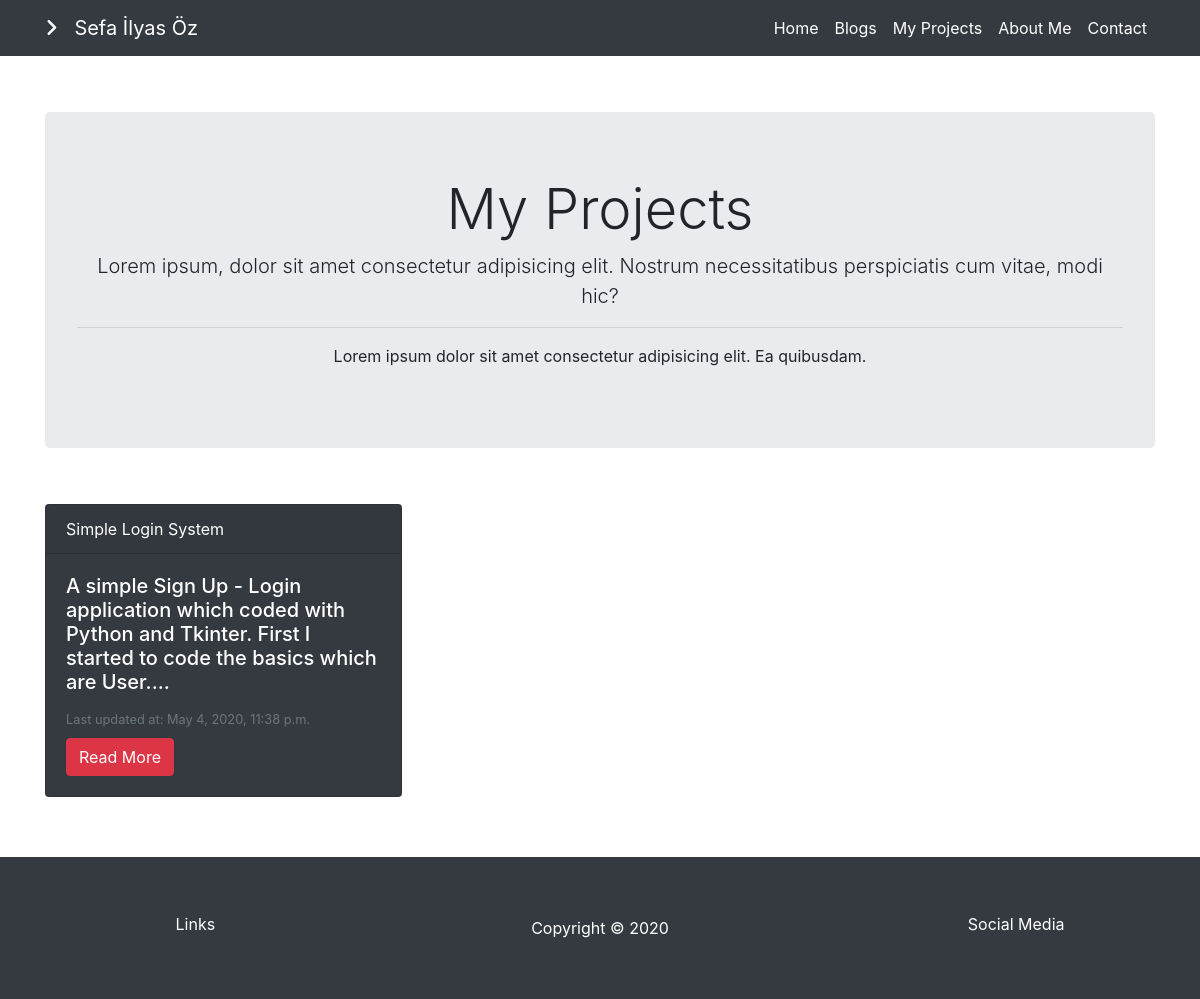
The app's page /projects/, older data.
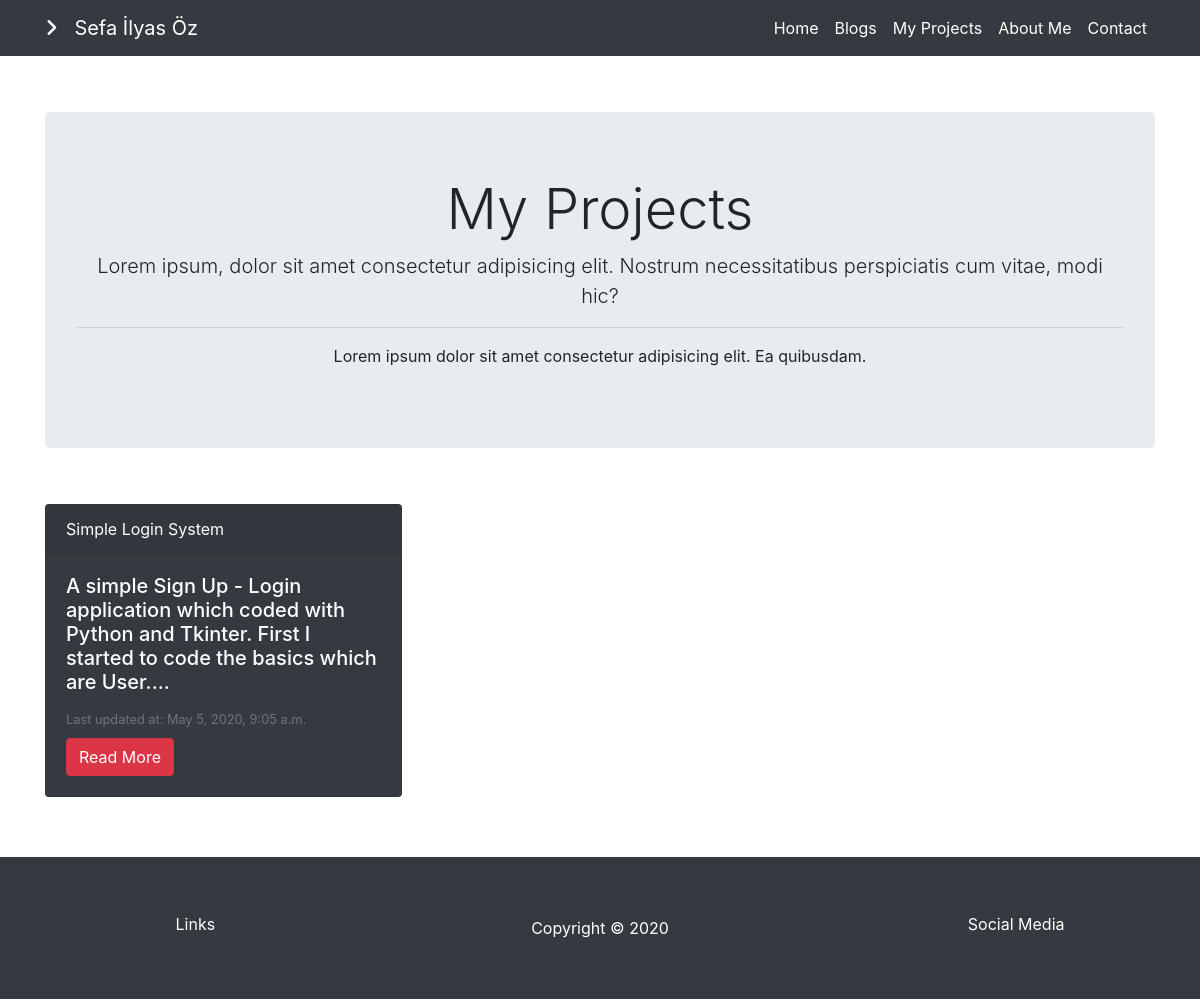
The same page, newer data.
### projects/models.py (models this page shows, shortened)
class Project(models.Model):
    STATUS = (
        ('Yayında', 'Yayında'),
        ('Yeni', 'Yeni'),
        ('Kaldırıldı', 'Kaldırıldı'),
    )
    title = models.CharField(blank=True, max_length=250, verbose_name="Proje Başlığı")
    detail = RichTextField()
    description = models.CharField(blank=True, max_length=250, verbose_name="Proje Özet")
    link = models.CharField(blank=True, max_length=250, verbose_name="Proje Linki")
    language = models.CharField(blank=True, max_length=250, verbose_name="Kodlanma Dili")
    image = models.ImageField(blank=True, upload_to='', verbose_name="Fotoğraf")
    rate = models.IntegerField(blank=True, verbose_name="Değerlendirme", default=0)
    progress = models.IntegerField(blank=True, verbose_name="İlerleme", default=0)
    status = models.CharField(blank=True, choices=STATUS, default='Yeni', max_length=15)
    created_date = models.DateTimeField(auto_now_add=True, verbose_name="Oluşturulma Tarihi")
    updated_date = models.DateTimeField(auto_now=True, verbose_name="Güncellenme Tarihi")
    slug = models.SlugField(blank=True, default="")
    def image_tag(self):
        return mark_safe('<img src="{}" height="50" />'.format(self.image.url))
    image_tag.short_description = 'Image'

### projects/views.py (the view)
# urls.py: path('projects/', include('projects.urls')),
def projects(request):
    projects = Project.objects.all()
    settings = Setting.objects.all()
    context = {
        'setting': settings,
        'projects': projects,
    }
    return render(request, 'projects/projects.html', context)

### templates/projects/projects.html
{% extends 'homebase.html' %}
{% block content %}
     <div class="container">
            <div class="jumbotron text-center">
               <h5 class="display-4">My Projects</h5>
                <p class="lead">Lorem ipsum, dolor sit amet consectetur adipisicing elit. Nostrum necessitatibus perspiciatis cum vitae, modi hic?</p>
                <hr>
                <p>Lorem ipsum dolor sit amet consectetur adipisicing elit. Ea quibusdam.</p>
            </div>
            <br>
            <div class="card-columns mb-5">
                {% for project in projects %}
                    <div class="card text-white bg-dark">
                        <div class="card-header">{{ project.title }}</div>
                            <div class="card-body">
                            <h5 class="card-title">{{ project.description }}</h5>
                            <small class="text-muted pb-1">
                                Last updated at: {{ project.updated_date }}
                                <a class="btn btn-danger mt-2" href="{{ project.id }}">Read More</a>
                            </small>
                        </div>
                    </div>
                {% endfor %}
            </div>
     </div>
{% endblock %}

Row changes from the older to the newer data that the page shows:
changed Project "Simple Login System": updated_date "May 4, 2020, 11:38 p.m." → "May 5, 2020, 9:05 a.m."
